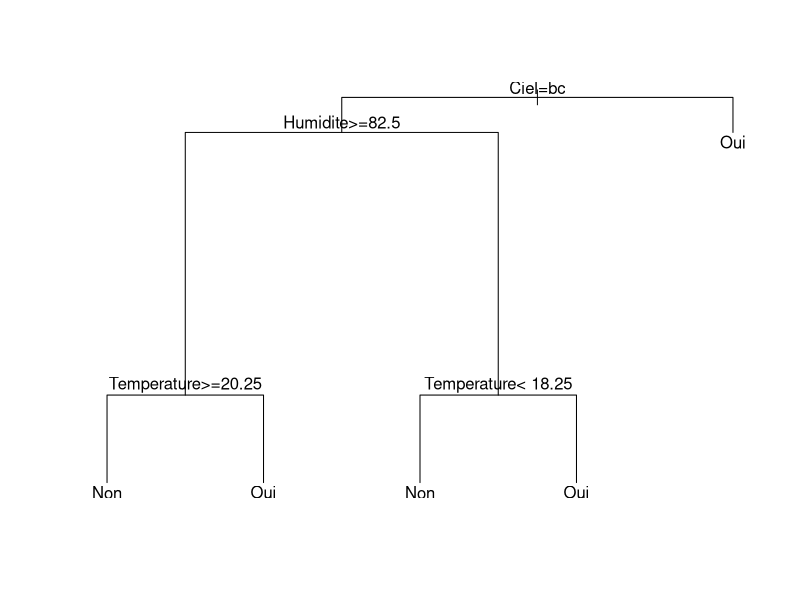
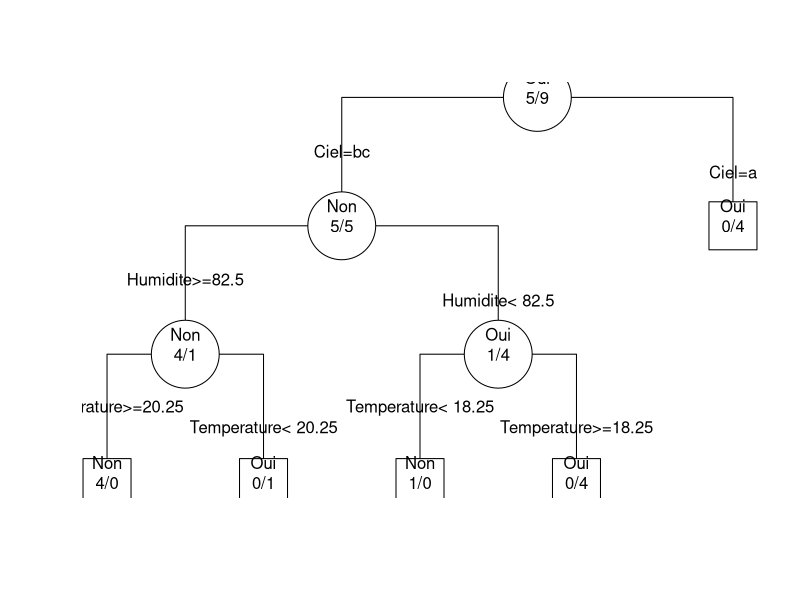
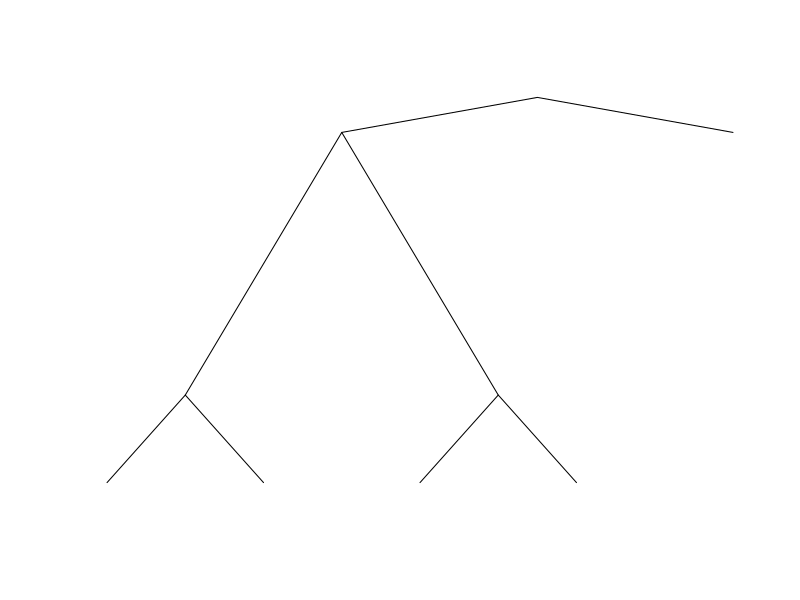
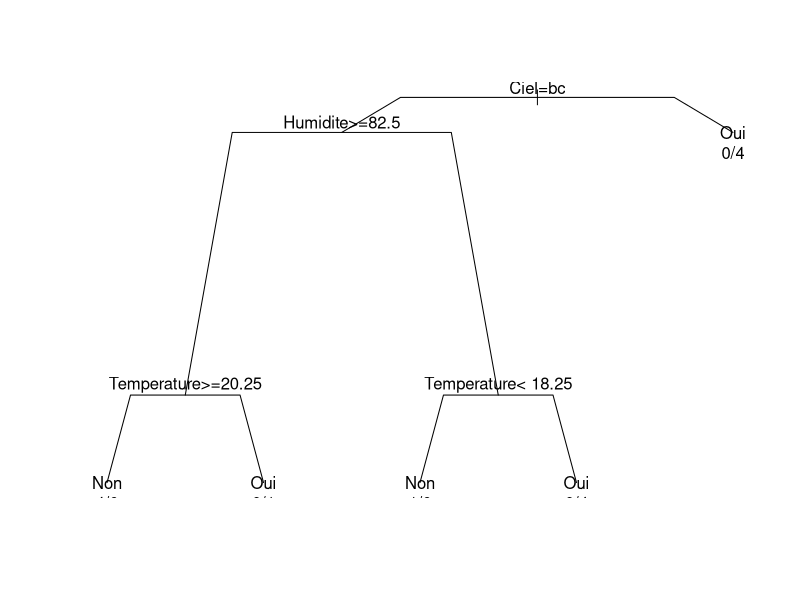
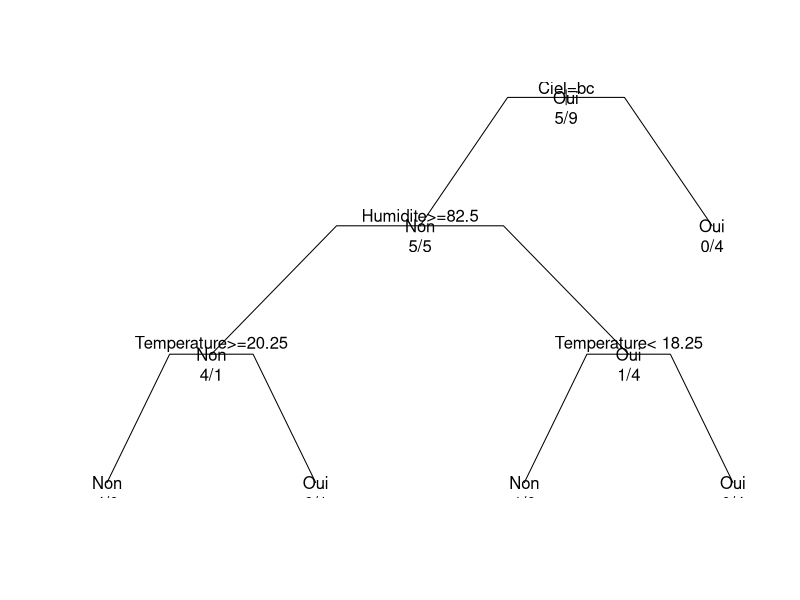
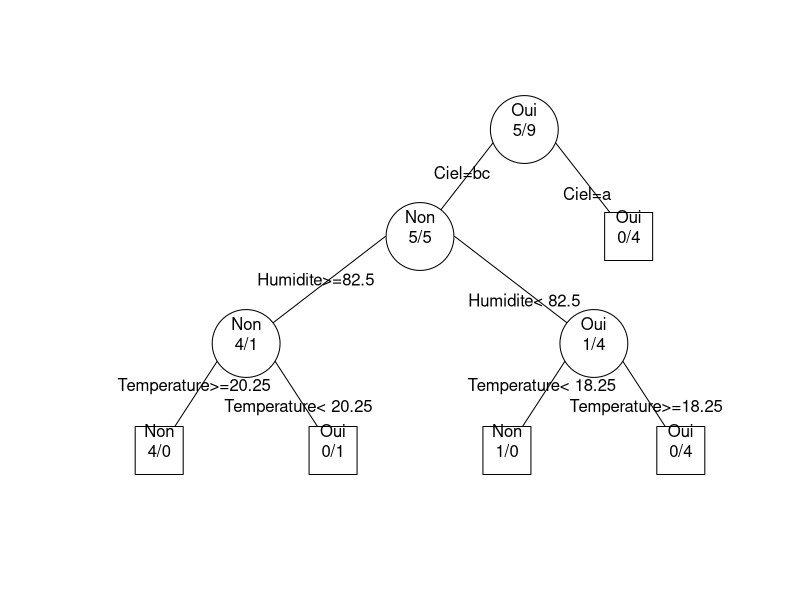
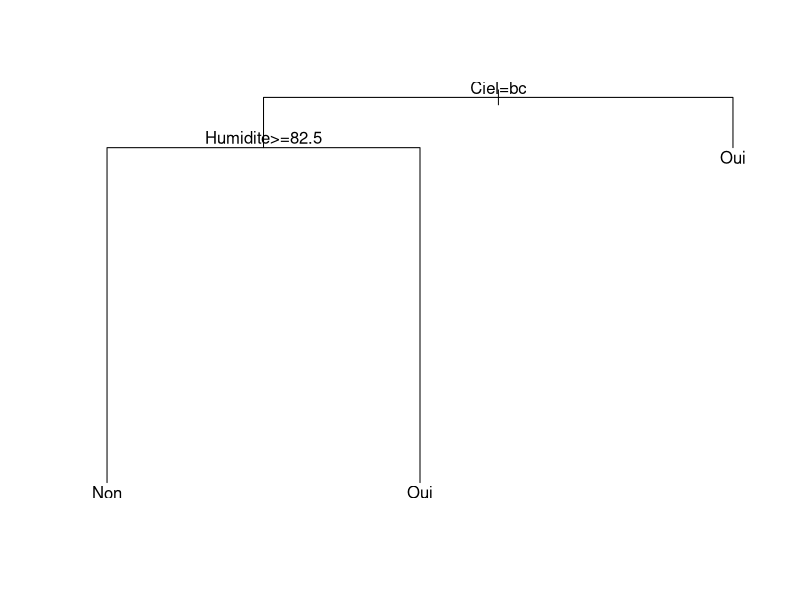

These figures' R source, in order:
# Title     : TP4
# Objective : Arbre de décision
# Created by: Hamza HRAMCHI
# Created on: 07/10/2020

library(rpart)

# ---------------------------------------------
# Exercice1 : Construire un arbre de décision
# ---------------------------------------------
data.tennis <- read.csv("tennis.csv")
#tree.tennis <- rpart(Jouer ~ Ciel + Temperature + Humidite + Vent, data.tennis)
tree.tennis <- rpart(Jouer ~ Ciel + Temperature + Humidite + Vent, data.tennis, control = rpart.control(minsplit = 1))
plot(tree.tennis)
text(tree.tennis)
plot(tree.tennis, uniform=T)# afficher l'arbre
text(tree.tennis , use.n=T,all=T, fancy=T)#ecrire les étiquettes
plot(tree.tennis , branch=0)
plot(tree.tennis , branch=.7 )
text(tree.tennis, use.n=T)
plot(tree.tennis , branch=.4 , uniform=T, compress=T)
text (tree.tennis,all=T, use.n=T)
plot(tree.tennis,branch=.2 , uniform=T, compress=T,
     margin=.1 )
text(tree.tennis, all = T, use.n = T, fancy = T)

data.test <-read.csv("tennis_test.csv")
predict(tree.tennis, data.test, "class")

#matrice de confusion
prediction <- predict(tree.tennis, data.tennis, "class")
table(prediction, data.tennis$Jouer)

# Mettre minsplit à 5 et calculer le nouveau taux d'erreur de l'arbre
cnt.tennis <- rpart.control(minsplit = 5)
tree.tennis <-rpart(Jouer ~ Ciel +Temperature +Humidite + Vent,data.tennis, control = cnt.tennis)
plot(tree.tennis)
text(tree.tennis)
prediction <- predict(tree.tennis, data.tennis, "class")
table(prediction, data.tennis$Jouer)






